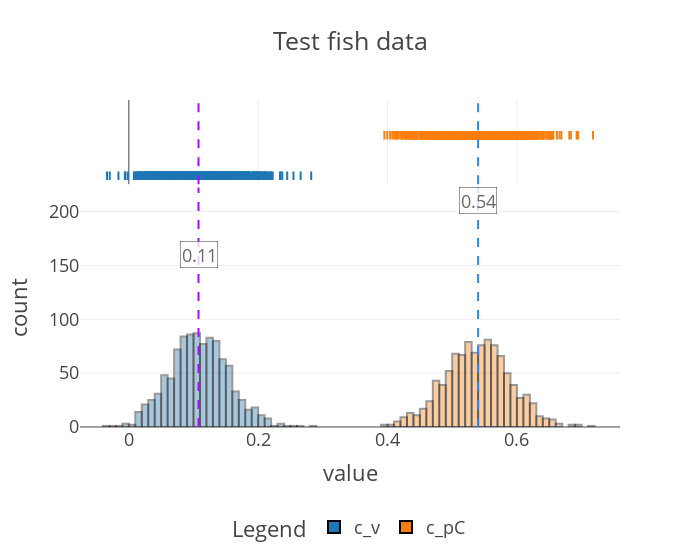

Notebook code cell kept with this figure:
### Code cell
print(
    samples_test.keys()
)  # plot the inferred posterior distributions of the coefficients
# Note that the model infers that the random foragers have
# near-zero coefficients for food trace and proximity score.
# The non-zero coefficient for visibility is consistent with the
# fact that the random foragers are mostly likely to move to nearby
# locations (higher visibility score) compared to farther locations.
ftk.plot_coefs(
    samples_test["svi_samples"],
    "Test fish data",
    nbins=120,
    ann_start_y=160,
    ann_break_y=50,
)

### Figure 1 — Plotly figure (JSON) as saved in the notebook; plotly's stock layout.template omitted (floating-point values rounded to 4 significant figures; data arrays with more than 128 entries replaced by an {"elided": "..."} marker saying what was removed)
{"data": [{"alignmentgroup": "True", "bingroup": "x", "hovertemplate": "coefficient=c_v<br>value=%{x}<br>count=%{y}<extra></extra>", "legendgroup": "c_v", "marker": {"color": "#1F77B4", "line": {"color": "Black", "width": 2}, "opacity": 0.4, "pattern": {"shape": ""}}, "name": "c_v", "nbinsx": 120, "offsetgroup": "c_v", "orientation": "v", "showlegend": true, "type": "histogram", "x": {"elided": "1000 float values"}, "xaxis": "x", "yaxis": "y"}, {"alignmentgroup": "True", "boxpoints": "all", "fillcolor": "rgba(255,255,255,0)", "hoveron": "points", "hovertemplate": "coefficient=c_v<br>value=%{x}<extra></extra>", "jitter": 0, "legendgroup": "c_v", "line": {"color": "rgba(255,255,255,0)"}, "marker": {"color": "#1F77B4", "line": {"color": "Black", "width": 2}, "symbol": "line-ns-open"}, "name": "c_v", "offsetgroup": "c_v", "showlegend": false, "type": "box", "x": {"elided": "1000 float values"}, "xaxis": "x2", "yaxis": "y2"}, {"alignmentgroup": "True", "bingroup": "x", "hovertemplate": "coefficient=c_pC<br>value=%{x}<br>count=%{y}<extra></extra>", "legendgroup": "c_pC", "marker": {"color": "#FF7F0E", "line": {"color": "Black", "width": 2}, "opacity": 0.4, "pattern": {"shape": ""}}, "name": "c_pC", "nbinsx": 120, "offsetgroup": "c_pC", "orientation": "v", "showlegend": true, "type": "histogram", "x": {"elided": "1000 float values"}, "xaxis": "x", "yaxis": "y"}, {"alignmentgroup": "True", "boxpoints": "all", "fillcolor": "rgba(255,255,255,0)", "hoveron": "points", "hovertemplate": "coefficient=c_pC<br>value=%{x}<extra></extra>", "jitter": 0, "legendgroup": "c_pC", "line": {"color": "rgba(255,255,255,0)"}, "marker": {"color": "#FF7F0E", "line": {"color": "Black", "width": 2}, "symbol": "line-ns-open"}, "name": "c_pC", "offsetgroup": "c_pC", "showlegend": false, "type": "box", "x": {"elided": "1000 float values"}, "xaxis": "x2", "yaxis": "y2"}], "layout": {"annotations": [{"bgcolor": "white", "bordercolor": "black", "borderwidth": 0.5, "opacity": 0.8, "showarrow": false, "text": "0.11", "x": 0.1077, "y": 160}, {"bgcolor": "white", "bordercolor": "black", "borderwidth": 0.5, "opacity": 0.8, "showarrow": false, "text": "0.54", "x": 0.54, "y": 210}], "barmode": "overlay", "legend": {"orientation": "h", "title": {"text": "Legend"}, "tracegroupgap": 0, "x": 0.5, "xanchor": "center", "y": -0.25, "yanchor": "top"}, "shapes": [{"line": {"color": "#AA0DFE", "dash": "dash"}, "name": "Median (0.10770368576049805)", "type": "line", "x0": 0.1077, "x1": 0.1077, "xref": "x", "y0": 0, "y1": 1, "yref": "y domain"}, {"line": {"color": "#AA0DFE", "dash": "dash"}, "name": "Median (0.10770368576049805)", "type": "line", "x0": 0.1077, "x1": 0.1077, "xref": "x2", "y0": 0, "y1": 1, "yref": "y2 domain"}, {"line": {"color": "#3283FE", "dash": "dash"}, "name": "Median (0.5399643778800964)", "type": "line", "x0": 0.54, "x1": 0.54, "xref": "x", "y0": 0, "y1": 1, "yref": "y domain"}, {"line": {"color": "#3283FE", "dash": "dash"}, "name": "Median (0.5399643778800964)", "type": "line", "x0": 0.54, "x1": 0.54, "xref": "x2", "y0": 0, "y1": 1, "yref": "y2 domain"}], "title": {"text": "Test fish data"}, "width": 700, "xaxis": {"anchor": "y", "domain": [0, 1], "title": {"text": "value"}}, "xaxis2": {"anchor": "y2", "domain": [0, 1], "matches": "x", "showgrid": true, "showticklabels": false}, "yaxis": {"anchor": "x", "domain": [0, 0.7326], "title": {"text": "count"}}, "yaxis2": {"anchor": "x2", "domain": [0.7426, 1], "matches": "y2", "showgrid": false, "showline": false, "showticklabels": false, "ticks": ""}}}
